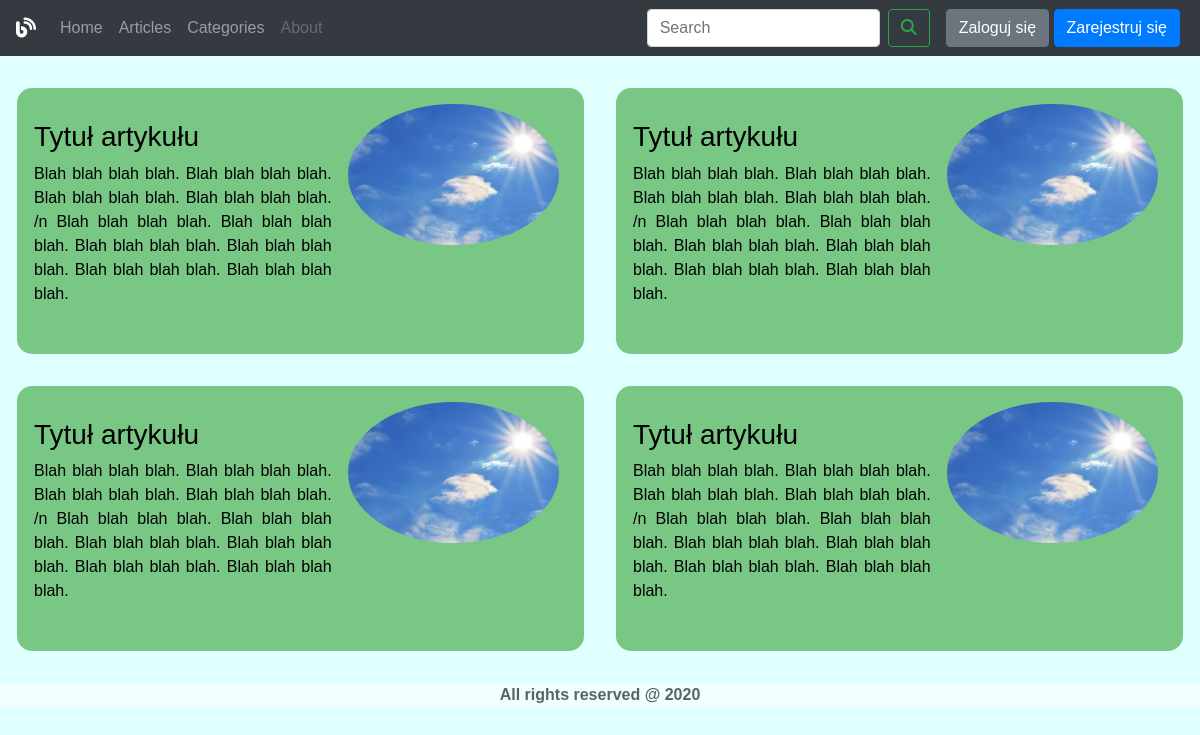
/articles, run on an earlier commit of the app's database.
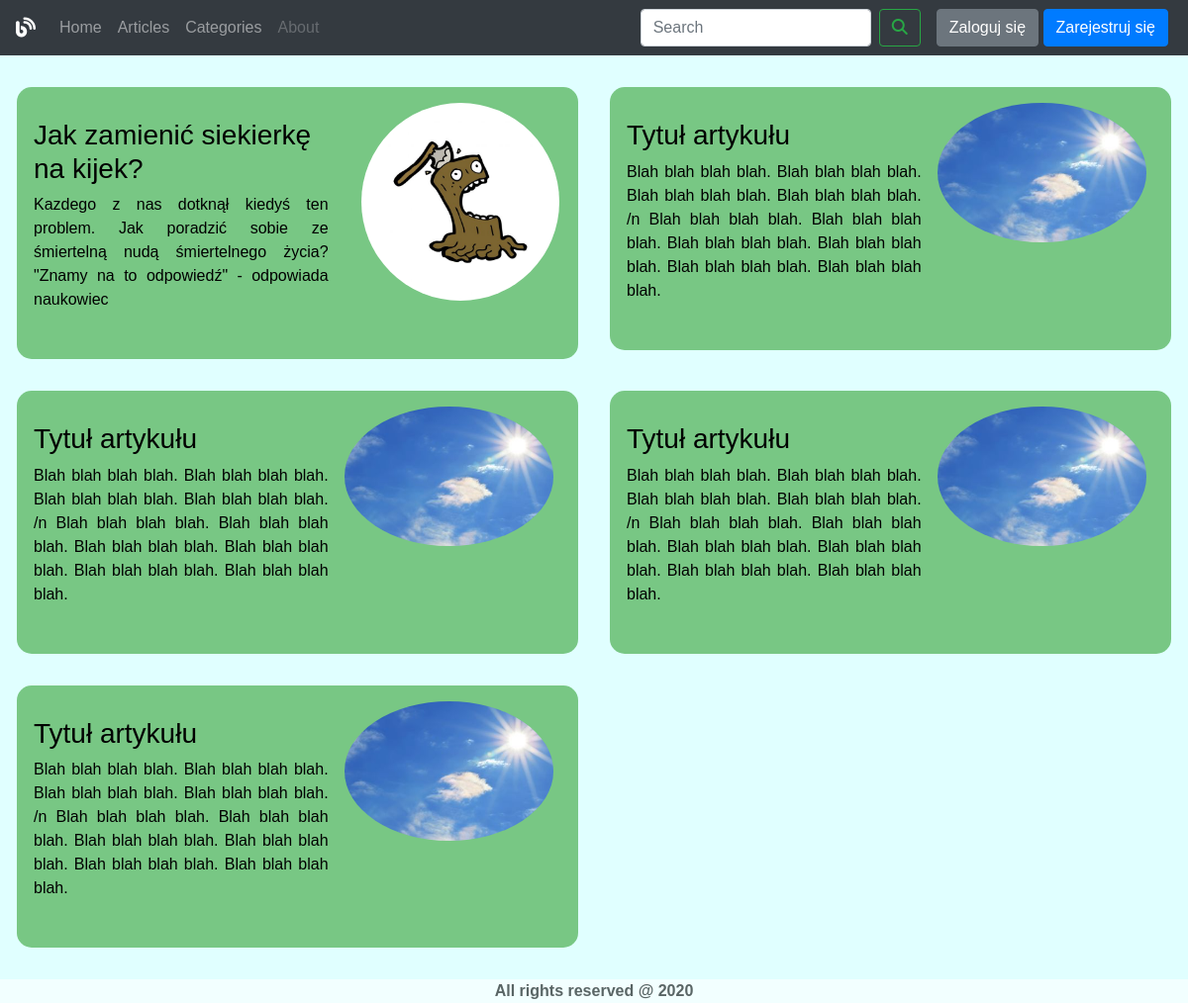
And on a later commit of the database.
### articles/models.py (models this page shows, shortened)
class Article(models.Model):
    title = models.CharField(verbose_name="tytuł", max_length=100)
    headline = models.TextField(verbose_name="nagłówek")
    text = models.TextField(verbose_name="tekst")
    published_at = models.DateTimeField(verbose_name="data publikacji")
    image = models.ImageField(verbose_name="obraz", blank=True)
    categoryID = models.ManyToManyField('Category')
    AuthorID = models.ForeignKey('Author', on_delete=models.CASCADE)
    class Meta:
        ordering = ["published_at", "title"]
        verbose_name = "Artykuł"
        verbose_name_plural = "Artykuły"

### articles/views.py (the view)
# urls.py: path('articles', views.list_articles, name="articles list"),
def list_articles(request):
    articles = Article.objects.all().order_by("-published_at")
    return render(request, template_name="articles/article_list.html", context={"articles":articles})

### articles/templates/articles/article_list.html
{% extends "base.html" %}
{% load static %}
{% block content_wrapper %}
    <div class="row p-3">
        {% for article in articles %}
            {% include "components/article_tile.html" %}
        {% endfor %}
        <div class="col-lg-6 p-3">
            <a href="article_display.html" class="d-block article-elem">
                <div class="row p-3">
                    <div class="col-7 p-3">
                        <h3 class="text-decoration-none">Tytuł artykułu</h3>
                        <p class="text-decoration-none text-justify"> Blah blah blah blah. Blah blah blah blah. Blah blah blah blah. Blah blah blah blah.
                        /n Blah blah blah blah. Blah blah blah blah.
                        Blah blah blah blah. Blah blah blah blah.
                        Blah blah blah blah. Blah blah blah blah.</p>
                    </div>
                    <div class="col-5 p-0">
                        <img src="{% static "sources/../../../media/img/../../../media/93539.jpg" %}" alt="Obrazek do artykułu">
                    </div>
                </div>
            </a>
        </div>
        <div class="col-lg-6 p-3">
            <a href="article_display.html" class="d-block article-elem">
                <div class="row p-3">
                    <div class="col-7 p-3">
                        <h3 class="text-decoration-none">Tytuł artykułu</h3>
                        <p class="text-decoration-none text-justify"> Blah blah blah blah. Blah blah blah blah. Blah blah blah blah. Blah blah blah blah.
                        /n Blah blah blah blah. Blah blah blah blah.
                        Blah blah blah blah. Blah blah blah blah.
                        Blah blah blah blah. Blah blah blah blah.</p>
                    </div>
                    <div class="col-5 p-0">
                        <img src="{% static "sources/../../../media/img/../../../media/93539.jpg" %}" alt="Obrazek do artykułu">
                    </div>
                </div>
            </a>
        </div>
                <div class="col-lg-6 p-3">
            <a href="article_display.html" class="d-block article-elem">
                <div class="row p-3">
                    <div class="col-7 p-3">
                        <h3 class="text-decoration-none">Tytuł artykułu</h3>
                        <p class="text-decoration-none text-justify"> Blah blah blah blah. Blah blah blah blah. Blah blah blah blah. Blah blah blah blah.
                        /n Blah blah blah blah. Blah blah blah blah.
                        Blah blah blah blah. Blah blah blah blah.
                        Blah blah blah blah. Blah blah blah blah.</p>
                    </div>
                    <div class="col-5 p-0" >
                        <img src="{% static "sources/../../../media/img/../../../media/93539.jpg" %}" alt="Obrazek do artykułu">
                    </div>
                </div>
            </a>
        </div>
        <div class="col-lg-6 p-3">
            <a href="article_display.html" class="d-block article-elem">
                <div class="row p-3">
                    <div class="col-7 p-3">
                        <h3 class="text-decoration-none">Tytuł artykułu</h3>
                        <p class="text-decoration-none text-justify"> Blah blah blah blah. Blah blah blah blah. Blah blah blah blah. Blah blah blah blah.
                        /n Blah blah blah blah. Blah blah blah blah.
                        Blah blah blah blah. Blah blah blah blah.
                        Blah blah blah blah. Blah blah blah blah.</p>
                    </div>
                    <div class="col-5 p-0">
                        <img src="{% static "sources/../../../media/img/../../../media/93539.jpg" %}" alt="Obrazek do artykułu">
                    </div>
                </div>
            </a>
        </div>
    </div>
{% endblock %}

### articles/templates/components/article_tile.html
{% load static %}
<div class="col-lg-6 p-3">
    <a href="{% url 'article display' article.id %}" class="d-block article-elem">
        <div class="row p-3">
            <div class="col-7 p-3">
                <h3 class="text-decoration-none">{{ article.title }}</h3>
                <p class="text-decoration-none text-justify"> {{ article.headline }}</p>
            </div>
            <div class="col-5 p-0 position-relative">
                <img class="img-thumbnail d-block mx-auto" src="{{ article.image.url }}" alt="Obrazek do artykułu">
            </div>
        </div>
    </a>
</div>

What changed in the data, as far as the page shows it:
added Article: title "Jak zamienić siekierkę na kijek?", headline "Kazdego z nas dotknął kiedyś ten problem. Jak poradzić sobie ze śmiertelną nudą śmiertelnego życia? \"Znamy na to odpowiedź\" - odpowiada naukowiec", image (picture)
